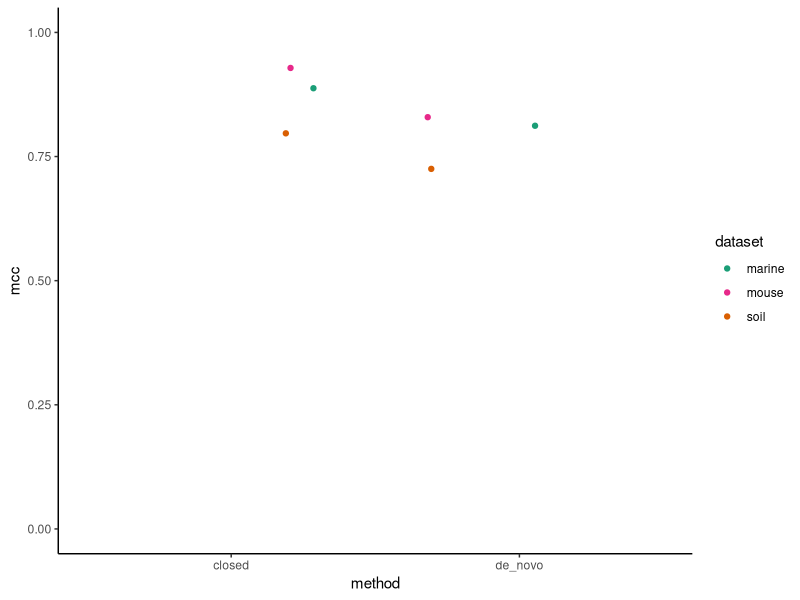
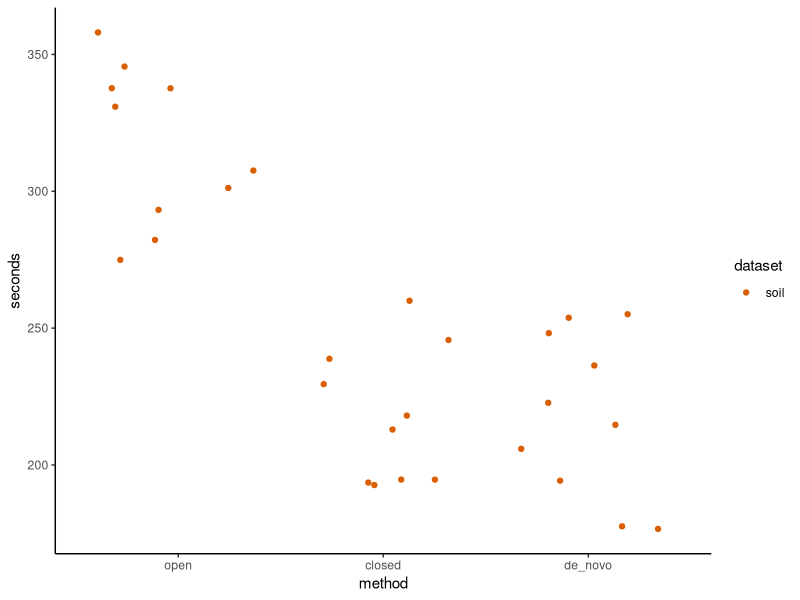
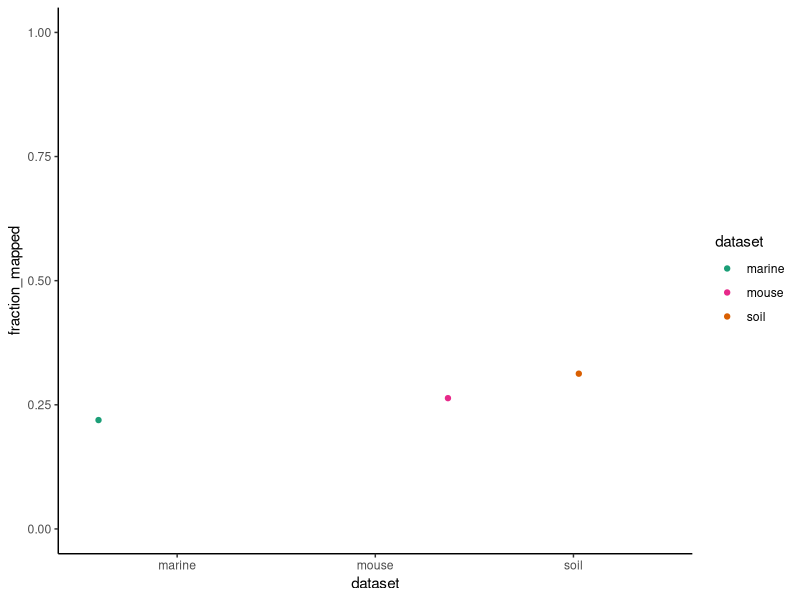

These figures' R source, in order:
## ---- chunk 1
knitr::opts_chunk$set(echo = TRUE,
                      message = FALSE,
                      fig.path = "figures/"
                      )
## ---- chunk 2
library(here)
library(tidyverse)
theme_set(theme_classic())
color_palette <- RColorBrewer::brewer.pal(4, "Dark2")
dataset_colors <- list(human = color_palette[[3]],
                       marine = color_palette[[1]],
                       mouse = color_palette[[4]],
                       soil = color_palette[[2]]
                       )
## ---- chunk 3
relevel_method <- function(df) {
  df %>%
    mutate(method = fct_relevel(method, c("open", "closed", "de_novo")))
}
plot_jitter <- function(.df, ...) {
  .df %>% 
    ggplot(aes(...)) +
    geom_jitter() +
    scale_color_manual(values=dataset_colors)
}
## ---- chunk 4
sensspec <- read_tsv(here('subworkflows/2_fit_reference_db/results/sensspec.txt')) %>% 
  relevel_method()
sensspec %>% 
  group_by(dataset, method) %>% 
  plot_jitter(x = method, y = mcc, color = dataset) +
  ylim(0, 1)
## ---- chunk 5
benchmarks <- read_tsv(here('subworkflows/2_fit_reference_db/results/benchmarks.txt')) %>% 
  relevel_method
benchmarks %>% 
  group_by(dataset, method) %>% 
  plot_jitter(x = method, y = s, color = dataset) +
  labs(y='seconds')
## ---- chunk 6

## ---- chunk 7
fractions <- read_tsv(here('subworkflows/2_fit_reference_db/results/fraction_reads_mapped.txt'))
fractions %>% 
  plot_jitter(x=dataset, y=fraction_mapped, color=dataset) +
  ylim(0, 1)
